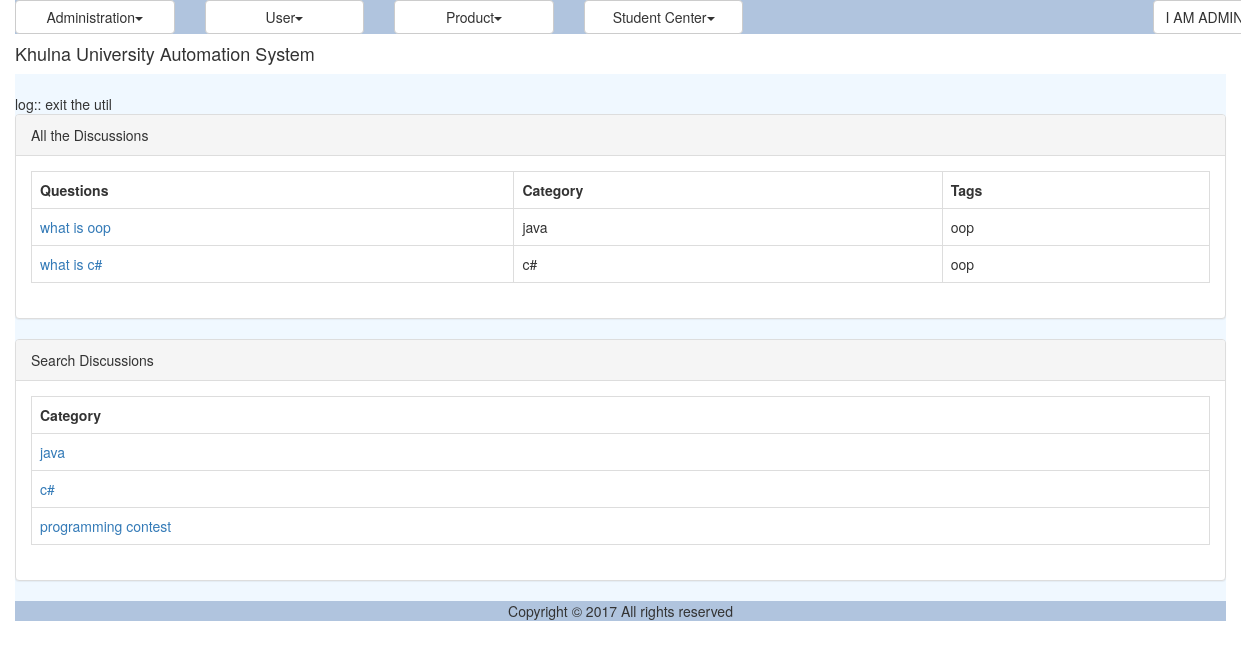
The page /discussion_list.php (signed in) on the database its author committed.
### tables this page shows
CREATE TABLE `tbl_discussion` (
  `ID` varchar(40) NOT NULL,
  `Title` varchar(150) NOT NULL,
  `CategoryID` varchar(40) NOT NULL,
  `Description` varchar(300) NOT NULL,
  `Tag` varchar(200) NOT NULL,
  `CreationDate` datetime NOT NULL,
  `CreatorID` varchar(40) NOT NULL
);

CREATE TABLE `tbl_discussion_category` (
  `ID` varchar(40) NOT NULL,
  `Name` varchar(40) NOT NULL
);

### modules/forum/ui/blade/view.discussion.blade.php (called while the page is built, shortened)
<?php
include_once './util/class.util.php';
include_once '/../../bao/class.discussionbao.php';
include_once '/../../bao/class.discussionCategorybao.php';
$_DiscussionBAO = new DiscussionBAO();
$_DiscussionCategoryBAO = new DiscussionCategoryBAO();
?>

### modules/forum/bao/class.discussionbao.php (called while the page is built, shortened)
<?php
include_once './util/class.util.php';
include_once '/../dao/class.discussiondao.php';
Class DiscussionBAO{
	private $_DiscussionDAO;
	function DiscussionBAO(){
		$this->_DiscussionDAO = new DiscussionDAO();
	}
	public function getAllDiscussions(){
		$Result = $this->_DiscussionDAO->getAllDiscussions();
		return $Result;
	}
	public function getNameFromCatagoryID($Discussion){
		$Result = $this->_DiscussionDAO->getNameFromCatagoryID($Discussion);
		return $Result;
	}
}
?>

### modules/forum/dao/class.discussiondao.php (called while the page is built, shortened)
<?php
include_once './common/class.common.php';
include_once './common/class.common.forum.php';
include_once './util/class.util.php';
include_once 'class.discussionCategorydao.php';
Class DiscussionDAO{
	private $_DB;
	function DiscussionDAO(){
		$this->_DB = DBUtil::getInstance();
	}
	public function getAllDiscussions(){
		$DiscussionList = array();
		$this->_DB->doQuery("SELECT * FROM tbl_discussion");
		$rows = $this->_DB->getAllRows();
		for($i = 0; $i < sizeof($rows); $i++) {
			$row = $rows[$i];
			$this->_Discussion = new Discussion();
		    $this->_Discussion->setID ( $row['ID']);
		    $this->_Discussion->setName( $row['Title'] );
		    $this->_Discussion->setCategory( $row['CategoryID'] );
		    $this->_Discussion->setDescription( $row['Description'] );
		    $this->_Discussion->setTag( $row['Tag'] );
		    $this->_Discussion->setCreationDate( $row['CreationDate'] );
		    $this->_Discussion->setCreator( $row['CreatorID'] );
		    $DiscussionList[]=$this->_Discussion;
		}
		$Result = new Result();
		$Result->setIsSuccess(1);
		$Result->setResultObject($DiscussionList);
		return $Result;
	}
	public function getNameFromCatagoryID($CatagoryID){
		$SQL = "SELECT * FROM tbl_discussion_category
				WHERE ID='".$CatagoryID."'";
		$SQL = $this->_DB->doQuery($SQL);
		$row = $this->_DB->getTopRow();
		$this->_DiscussionCategory = new DiscussionCategory();
		$this->_DiscussionCategory->setID ( $row['ID']);
		$this->_DiscussionCategory->setName( $row['Name'] );
	 	$Result = new Result();
		$Result->setIsSuccess(1);
		$Result->setResultObject($this->_DiscussionCategory);
		return $Result;
	}
}
?>

### common/class.common.php (called while the page is built, shortened)
<?php
class Result{
    private $_IsSuccess=0;
    private $_ResultObject;
    public function setIsSuccess($IsSuccess){
        $this->_IsSuccess = $IsSuccess;
    }
    public function getIsSuccess(){
        return $this->_IsSuccess;
    }
    public function setResultObject($ResultObject){
        $this->_ResultObject = $ResultObject;
    }
    public function getResultObject(){
        return $this->_ResultObject;
    }
}
?>

### common/class.common.forum.php (called while the page is built, shortened)
<?php
class DiscussionCategory{
    private $_ID;
    private $_name;
    public function setID ( $ID ) {
        $this->_ID = $ID;
    }
    public function getID () {
        return $this->_ID;
    }
    public function setName ($Name){
        $this->_name = $Name;
    }
    public function getName(){
        return $this->_name;
    }
}
class Discussion{
    private $_ID;
    private $_Name;
    private $_Category;
    private $_Tag;
    public function setID ( $ID ) {
        $this->_ID = $ID;
    }
    public function getID () {
        return $this->_ID;
    }
    public function setName ( $Name ) {
        $this->_Name = $Name;
    }
    public function getName () {
        return $this->_Name;
    }
    public function setCategory ( $Category ) {
        $this->_Category = $Category;
    }
    public function getCategory () {
        return $this->_Category;
    }
    public function setTag( $Tag ) {
        $this->_Tag = $Tag;
    }
    public function getTag() {
        return $this->_Tag;
    }
}
?>

### modules/forum/bao/class.discussionCategorybao.php (called while the page is built, shortened)
<?php
include_once './util/class.util.php';
include_once '/../dao/class.discussionCategorydao.php';
Class DiscussionCategoryBAO{
	private $_DiscussionCategoryDAO;
	function DiscussionCategoryBAO(){
		$this->_DiscussionCategoryDAO = new DiscussionCategoryDAO();
	}
	public function getAllDiscussionCategorys(){
		$Result = $this->_DiscussionCategoryDAO->getAllDiscussionCategorys();
		return $Result;
	}
}
?>

### modules/forum/dao/class.discussionCategorydao.php (called while the page is built, shortened)
<?php
include_once './common/class.common.php';
include_once './common/class.common.forum.php';
include_once './util/class.util.php';
Class DiscussionCategoryDAO{
	private $_DB;
	function DiscussionCategoryDAO(){
		$this->_DB = DBUtil::getInstance();
	}
	public function getAllDiscussionCategorys(){
		$DiscussionCategoryList = array();
		$this->_DB->doQuery("SELECT * FROM tbl_discussion_category");
		$rows = $this->_DB->getAllRows();
		for($i = 0; $i < sizeof($rows); $i++) {
			$row = $rows[$i];
			$this->_DiscussionCategory = new DiscussionCategory();
		    $this->_DiscussionCategory->setID ( $row['ID']);
		    $this->_DiscussionCategory->setName( $row['Name'] );
		    $DiscussionCategoryList[]=$this->_DiscussionCategory;
		}
		$Result = new Result();
		$Result->setIsSuccess(1);
		$Result->setResultObject($DiscussionCategoryList);
		return $Result;
	}
}
?>

### modules/forum/ui/view.discussionList.php (the view)
<?php
include_once 'blade/view.discussion.blade.php';
include_once './common/class.common.php';
?>
<div class="panel panel-default">
    <div class="panel-heading">All the Discussions</div>
    <div class="panel-body">
	<table class="table table-bordered">
	<?php
	$Result = $_DiscussionBAO->getAllDiscussions();
	if($Result->getIsSuccess()){
		$DiscussionList = $Result->getResultObject();
	?>
		<tr>
			<th>Questions</th>
			<th>Category</th>
			<th>Tags</th>
		</tr>
		<?php
		for($i = 0; $i < sizeof($DiscussionList); $i++) {
			$Discussion = $DiscussionList[$i];
			?>
		    <tr>
		    <td><a href="discussion_comment.php?view=<?php echo $Discussion->getID(); ?>" onclick="return ; " >
		    <?php echo $Discussion->getName(); ?></a></td>
			    <td><?php $id = $Discussion->getCategory();
			    	$Result2 = $_DiscussionBAO->getNameFromCatagoryID($id);
			    	if ($Result2->getIsSuccess()) {
			    		$DiscussionCategory = $Result2->getResultObject();
			    		echo $DiscussionCategory->getName();
			    	}
			    	 ?></td>
			    <td><?php echo $Discussion->getTag(); ?></td>
		    </tr>
	    <?php
		}
	}
	else{
		echo $Result->getResultObject();
	}
	?>
	</table>
</div>
</div>
<div class="panel panel-default">
    <div class="panel-heading">Search Discussions</div>
    <div class="panel-body">
		<table class="table table-bordered">
			<tr><th>Category</th></tr>
			<tr><?php
				$Result = $_DiscussionCategoryBAO->getAllDiscussionCategorys();
				if($Result->getIsSuccess())
				{
					$DiscussionCategorys = $Result->getResultObject();
			        for ($i=0; $i < sizeof($DiscussionCategorys); $i++)
					{
						$DiscussionCategory = $DiscussionCategorys[$i];?>
						<tr><td><a href="search_discussion.php?Category=<?php echo $DiscussionCategory->getID(); ?>" onclick="return; "> <?php echo $DiscussionCategory->getName() ?> </a></td></tr>
					<?php
					}
				}
				?>
			</tr>
		</table>
	</div>
</div>

### resources/css/style.css (style rules this page uses)
table,td { border:solid #e9e9e9 1px; }

### rows shown on the page
tbl_discussion: Title "what is oop", tbl_discussion_category.Name "java", Tag "oop"
tbl_discussion: Title "what is c#", tbl_discussion_category.Name "c#", Tag "oop"
tbl_discussion_category: Name "java"
tbl_discussion_category: Name "c#"
tbl_discussion_category: Name "programming contest"

### other values the page prints
$globalMenu[$i]->getTitle() "Administration User Product Student Center"
$CurrentUser->getFirstName() "I AM"
